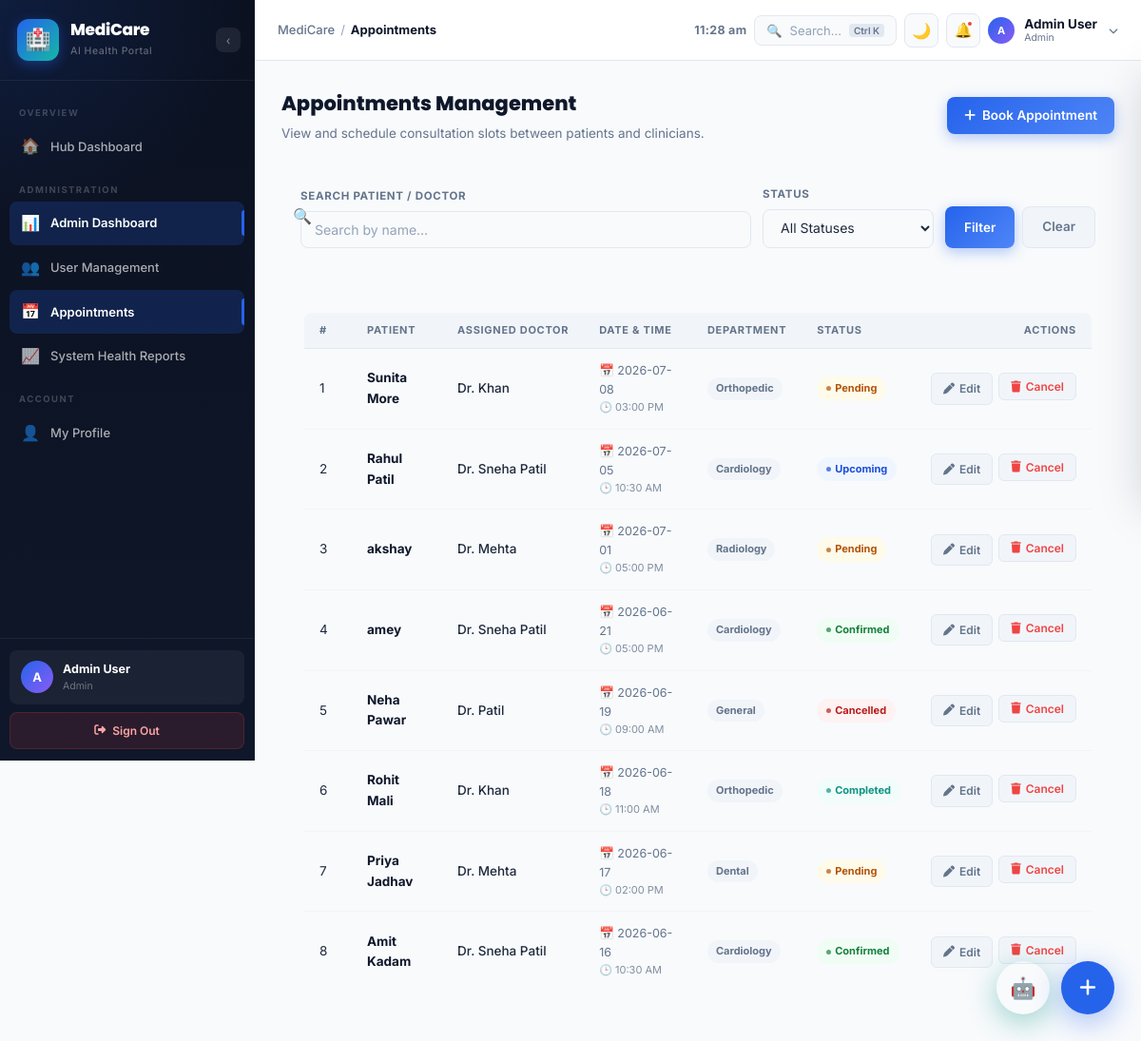
The app's page /admin/appointments (signed in) with its own data.
### tables this page shows
CREATE TABLE users (
        id          INTEGER PRIMARY KEY AUTOINCREMENT,
        name        TEXT    NOT NULL,
        email       TEXT    UNIQUE NOT NULL,
        password    TEXT    NOT NULL,
        role        TEXT    NOT NULL,
        status      TEXT    NOT NULL DEFAULT 'Active',
        created_at  TEXT    NOT NULL
    );

CREATE TABLE appointments (
        id                INTEGER PRIMARY KEY AUTOINCREMENT,
        patient_name      TEXT NOT NULL,
        doctor_name       TEXT NOT NULL,
        appointment_date  TEXT NOT NULL,
        department        TEXT NOT NULL,
        status            TEXT NOT NULL DEFAULT 'Pending',
        time              TEXT NOT NULL DEFAULT ''
    );

### project/app.py (the view)
@app.route("/admin/appointments")
def admin_appointments():
    res = require_role("Admin")
    if res: return res
    user          = get_current_user()
    status_filter = request.args.get("status", "")
    query         = "SELECT * FROM appointments WHERE 1=1"
    params        = []
    if status_filter:
        query += " AND status=?"
        params.append(status_filter)
    query += " ORDER BY appointment_date DESC"
    conn              = get_db()
    appointment_list  = conn.execute(query, params).fetchall()
    conn.close()
    return render_template("admin_appointments.html", user=user, appointments=appointment_list, status=status_filter)

### project/app.py (called while the page is built)
def get_db():
    conn = sqlite3.connect(DB_PATH)
    conn.row_factory = sqlite3.Row
    return conn

def get_current_user():
    if "user_id" not in session:
        return None
    conn = get_db()
    user = conn.execute("SELECT * FROM users WHERE id=?", (session["user_id"],)).fetchone()
    conn.close()
    return user

def require_role(*roles):
    user = get_current_user()
    if not user or user["role"] not in roles:
        flash("Access Denied", "danger")
        return redirect(url_for("dashboard"))
    return None

@app.before_request
def require_login():
    if request.endpoint not in PUBLIC_ROUTES and "user_id" not in session:
        if request.path.startswith("/api/"):
            return jsonify({"success": False, "error": "Authentication required."}), 401
        return redirect(url_for("login"))

### project/templates/admin_appointments.html (shortened to what this page needs)
{% extends 'base.html' %}
{% block page_title %}Appointments{% endblock %}
{% block content %}
<div style="display:flex;justify-content:space-between;align-items:center;margin-bottom:24px;flex-wrap:wrap;gap:12px;" class="reveal">
  <div>
    <h2 style="font-family:var(--font-head);font-weight:800;color:var(--text-heading);margin-bottom:4px;">Appointments Management</h2>
    <p style="color:var(--text-sub);font-size:13.5px;margin-bottom:0;">View and schedule consultation slots between patients and clinicians.</p>
  </div>
  <a href="{{ url_for('add_appointment') }}" class="btn btn-primary"><i class="fa-solid fa-plus"></i> Book Appointment</a>
</div>
<div class="content-card reveal" style="padding:20px;margin-bottom:24px;">
  <form method="GET" action="{{ url_for('admin_appointments') }}" style="display:flex;gap:12px;flex-wrap:wrap;align-items:flex-end;">
    <div style="flex:1;min-width:200px;">
      <label class="form-label" style="margin-bottom:6px;">Search Patient / Doctor</label>
      <div class="input-icon-wrap">
        <span class="input-prefix">🔍</span>
        <input type="text" id="appt-search" name="search" class="form-control" placeholder="Search by name…" value="{{ request.args.get('search', '') }}" oninput="filterAppointments()" />
      </div>
    </div>
    <div style="width:180px;min-width:140px;">
      <label class="form-label" style="margin-bottom:6px;">Status</label>
      <select name="status" class="form-control" onchange="this.form.submit()">
        <option value="">All Statuses</option>
      </select>
    </div>
    <div style="display:flex;gap:8px;">
      <button type="submit" class="btn btn-primary" style="padding:10px 20px;">Filter</button>
      <a href="{{ url_for('admin_appointments') }}" class="btn btn-ghost" style="padding:10px 20px;border:1.5px solid var(--border);">Clear</a>
    </div>
  </form>
</div>
<div class="content-card reveal" style="padding:24px;">
  <div class="table-wrapper">
    <table class="data-table" id="appointments-table">
      <thead>
        <tr>
          <th style="width:50px;">#</th>
          <th>Patient</th>
          <th>Assigned Doctor</th>
          <th>Date &amp; Time</th>
          <th>Department</th>
          <th>Status</th>
          <th style="text-align:right;width:150px;">Actions</th>
        </tr>
      </thead>
      <tbody>
        {% for a in appointments %}
        <tr class="appt-row">
          <td>{{ loop.index }}</td>
          <td>
            <div style="font-weight:700;color:var(--text-heading);">{{ a.patient_name }}</div>
          </td>
          <td>
            <div style="font-weight:500;color:var(--text-main);">{{ a.doctor_name }}</div>
          </td>
          <td style="font-size:12.5px;color:var(--text-sub);">
            <span>📅 {{ a.appointment_date }}</span> <span style="display:block;font-size:11px;opacity:.8;">🕒 {{ a.time }}</span>
          </td>
          <td>
            <span class="badge badge-neutral" style="text-transform: capitalize;">{{ a.department }}</span>
          </td>
          <td>
            <span class="status-badge status-{{ a.status|lower }}">{{ a.status }}</span>
          </td>
          <td style="text-align:right;">
            <div style="display:inline-flex;gap:6px;">
              <a href="{{ url_for('edit_appointment', appointment_id=a.id) }}" class="btn btn-ghost btn-sm" style="padding:6px 12px;border:1px solid var(--border);font-size:12px;"><i class="fa-solid fa-pen"></i> Edit</a>
              <form method="POST" action="{{ url_for('delete_appointment', appointment_id=a.id) }}" onsubmit="return confirm('Are you sure you want to delete this appointment?')" style="display:inline;">
                <button type="submit" class="btn btn-ghost btn-sm" style="padding:6px 12px;border:1px solid var(--border);color:var(--danger);font-size:12px;"><i class="fa-solid fa-trash"></i> Cancel</button>
              </form>
            </div>
          </td>
        </tr>
        {% endfor %}
      </tbody>
    </table>
  </div>
</div>
{% endblock %}

### project/templates/base.html (shortened to what this page needs)
<!DOCTYPE html>
<html lang="en" data-theme="light">
<head>
  <link rel="stylesheet" href="https://cdnjs.cloudflare.com/ajax/libs/font-awesome/6.5.2/css/all.min.css" />
  <link rel="stylesheet" href="{{ url_for('static', filename='css/style.css') }}" />
</head>
<body>
<div class="app-wrapper" id="app-wrapper">
  <aside class="sidebar" id="app-sidebar">
    <a href="{{ url_for('dashboard_home') }}" class="sidebar-logo" style="text-decoration:none;">
      <div class="logo-mark">🏥</div>
      <div class="logo-text">
        <h2>MediCare</h2>
        <span>AI Health Portal</span>
      </div>
      <button class="sidebar-toggle-btn" id="sidebar-mini-btn" title="Collapse sidebar" onclick="event.preventDefault()">‹</button>
    </a>
    <nav class="sidebar-nav">
      <div class="nav-section-label">Overview</div>
      <a href="{{ url_for('dashboard_home') }}" class="nav-link">
        <span class="nav-icon">🏠</span><span class="nav-label">Hub Dashboard</span>
      </a>
      {% if session.get('user_role') == 'Admin' %}
      <div class="nav-section-label">Administration</div>
      <a href="{{ url_for('admin_dashboard') }}" class="nav-link">
        <span class="nav-icon">📊</span><span class="nav-label">Admin Dashboard</span>
      </a>
      <a href="{{ url_for('admin_users') }}" class="nav-link">
        <span class="nav-icon">👥</span><span class="nav-label">User Management</span>
      </a>
      <a href="{{ url_for('admin_appointments') }}" class="nav-link">
        <span class="nav-icon">📅</span><span class="nav-label">Appointments</span>
      </a>
      <a href="{{ url_for('health_stats') }}" class="nav-link">
        <span class="nav-icon">📈</span><span class="nav-label">System Health Reports</span>
      </a>
      {% endif %}
      <div class="nav-section-label">Account</div>
      <a href="{{ url_for('profile') }}" class="nav-link">
        <span class="nav-icon">👤</span><span class="nav-label">My Profile</span>
      </a>
    </nav>
    <div class="sidebar-footer">
      <a href="{{ url_for('profile') }}" class="sidebar-user" style="text-decoration:none;">
        <div class="user-avatar">{{ session.get('user_name','U')[0].upper() }}</div>
        <div class="user-info">
          <div class="user-name">{{ session.get('user_name','User') }}</div>
          <div class="user-role">{{ session.get('user_role','') }}</div>
        </div>
      </a>
      <a href="#" onclick="event.preventDefault(); openModal('logout-confirm-modal')" class="btn-sidebar-logout">
        <i class="fa-solid fa-right-from-bracket"></i>
        <span class="logout-label">Sign Out</span>
      </a>
    </div>
  </aside>
  <div class="main-content">
    <header class="topbar" id="main-topbar">
      <div class="topbar-left">
        <nav class="breadcrumb">
          <span class="breadcrumb-root">MediCare</span>
          <span class="breadcrumb-sep">/</span>
          <span class="breadcrumb-current">{% block page_title %}Dashboard{% endblock %}</span>
        </nav>
      </div>
      <div class="topbar-right">
        <span class="live-clock" id="live-clock"></span>
        <button class="topbar-search" data-search-open title="Search (Ctrl+K)">
          <span>🔍</span>
          <span>Search…</span>
          <kbd>Ctrl K</kbd>
        </button>
        <button class="dark-mode-toggle" onclick="toggleTheme()" title="Toggle dark mode">🌙</button>
        <button class="tb-btn" id="notif-btn" title="Notifications">
          🔔
          <span class="notif-dot"></span>
        </button>
        <div class="topbar-user-dropdown" style="position:relative;">
          <button class="topbar-user-btn" style="background:none; border:none; display:flex; align-items:center; text-align:left; gap:10px; cursor:pointer;" onclick="toggleUserDropdown(event)">
            <div class="tb-avatar">{{ session.get('user_name','U')[0].upper() }}</div>
            <div style="display:flex; flex-direction:column;">
              <span class="tb-user-name" style="font-weight:700; font-size:13.5px; color:var(--text-heading);">{{ session.get('user_name','User') }}</span>
              <span class="tb-user-role" style="font-size:10.5px; color:var(--text-sub);">{{ session.get('user_role','') }}</span>
            </div>
            <i class="fa-solid fa-chevron-down" style="font-size:10px; color:var(--text-sub); margin-left:2px;"></i>
          </button>
        </div>
      </div>
    </header>
    <div class="page-body">
      {% block content %}{% endblock %}
    </div>
  </div>
</div>
<div class="fab-container" id="fabContainer">
  <button class="fab-main-btn" id="fabMainBtn" title="Quick Actions">
    <i class="fa-solid fa-plus"></i>
  </button>
</div>
<div class="chat-fab-container">
  <button class="chat-fab-btn" id="chatFabBtn" title="AI Health Assistant">🤖</button>
</div>
</body>
</html>

### project/templates/base.html (style rules this page uses)
.fab-container { position: fixed; bottom: 28px; right: 28px; z-index: 999; }
.fab-main-btn { width: 56px; height: 56px; border-radius: 50%; background: #2563EB !important; color: #fff !important; font-size: 20px; border: none; cursor: pointer; display: flex; align-items: center; justify-content: center; box-shadow: 0 8px 30px rgba(37, 99, 235, 0.4); transition: all 0.3s ease; animation: pulse-ring 2.0s infinite; }
.chat-fab-container { position: fixed; bottom: 28px; right: 96px; z-index: 998; }
.chat-fab-btn { width: 56px; height: 56px; border-radius: 50%; background: var(--teal) !important; color: #fff !important; font-size: 22px; border: none; cursor: pointer; display: flex; align-items: center; justify-content: center; box-shadow: 0 8px 30px rgba(13, 148, 136, 0.4); transition: all 0.3s ease; }

### records on screen
users: get "Admin User", get "Admin"
appointments: patient_name "Sunita More", doctor_name "Dr. Khan", appointment_date "2026-07-08", time "03:00 PM", department "Orthopedic", status "Pending"
appointments: patient_name "Rahul Patil", doctor_name "Dr. Sneha Patil", appointment_date "2026-07-05", time "10:30 AM", department "Cardiology", status "Upcoming"
appointments: patient_name "akshay", doctor_name "Dr. Mehta", appointment_date "2026-07-01", time "05:00 PM", department "Radiology", status "Pending"
appointments: patient_name "amey", doctor_name "Dr. Sneha Patil", appointment_date "2026-06-21", time "05:00 PM", department "Cardiology", status "Confirmed"
appointments: patient_name "Neha Pawar", doctor_name "Dr. Patil", appointment_date "2026-06-19", time "09:00 AM", department "General", status "Cancelled"
appointments: patient_name "Rohit Mali", doctor_name "Dr. Khan", appointment_date "2026-06-18", time "11:00 AM", department "Orthopedic", status "Completed"
appointments: patient_name "Priya Jadhav", doctor_name "Dr. Mehta", appointment_date "2026-06-17", time "02:00 PM", department "Dental", status "Pending"
appointments: patient_name "Amit Kadam", doctor_name "Dr. Sneha Patil", appointment_date "2026-06-16", time "10:30 AM", department "Cardiology", status "Confirmed"

### other values on screen
{{ session.get('user_name','U')[0].upper() }} "A"
